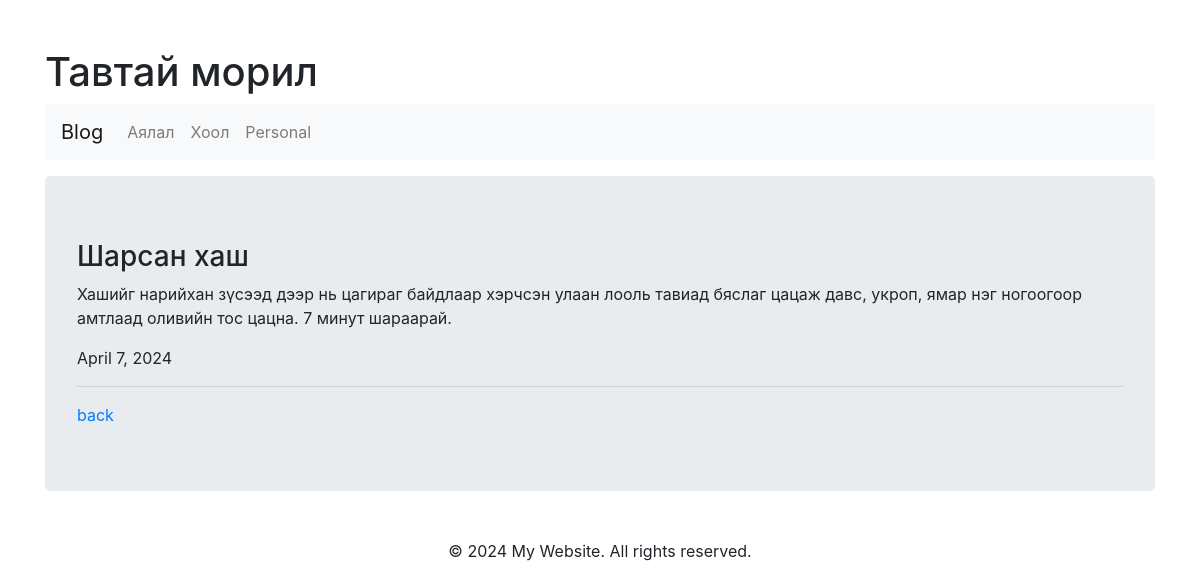
Page /blog/detail/3 on the committed database.
### app_blog/models.py (models this page shows, shortened)
class Blog(models.Model):
    bname = models.CharField(max_length=255)
    bcontent = models.CharField(max_length=2500, null=True)
    bdate = models.DateField(auto_now_add=True)
    btorol = models.ForeignKey(Torol, on_delete=models.CASCADE)
    class Meta:
        db_table = 'tbl_blog'

### app_blog/views.py (the view)
# urls.py: path('detail/<int:id>', detail_blog, name='detailBlog'),
def detail_blog(request, id):
    blog = Blog.objects.get(id=id)
    return render(request, 'blog/detail.html', {'blog': blog})

### templates/blog/detail.html
{%extends '../base.html'%}
{%block content%}
<div>
    <h3>{{blog.bname}}</h3>
    <p>{{blog.bcontent}}</p>
    <span>{{blog.bdate}}</span>
</div>
<hr>
<a href="{%url 'blog:readBlog' blog.btorol.id%}">back</a>
{%endblock%}

### rows in the picture
Blog: bname "Шарсан хаш", bcontent "Хашийг нарийхан зүсээд дээр нь цагираг байдлаар хэрчсэн улаан лооль тавиад бяслаг цацаж давс, укроп, ямар нэг ногоогоор амтлаад оливийн тос цацна. 7 минут шараарай.", bdate "April 7, 2024"
